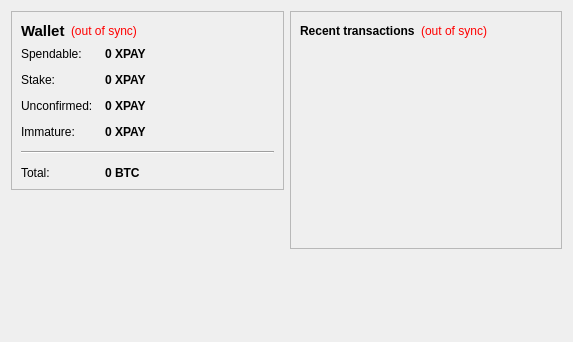
<?xml version="1.0" encoding="UTF-8"?>
<ui version="4.0">
 <class>OverviewPage</class>
 <widget class="QWidget" name="OverviewPage">
  <property name="geometry">
   <rect>
    <x>0</x>
    <y>0</y>
    <width>573</width>
    <height>342</height>
   </rect>
  </property>
  <property name="windowTitle">
   <string>Form</string>
  </property>
  <layout class="QHBoxLayout" name="horizontalLayout" stretch="1,1">
   <item>
    <layout class="QVBoxLayout" name="verticalLayout_2">
     <item>
      <widget class="QFrame" name="frame">
       <property name="frameShape">
        <enum>QFrame::StyledPanel</enum>
       </property>
       <property name="frameShadow">
        <enum>QFrame::Raised</enum>
       </property>
       <layout class="QVBoxLayout" name="verticalLayout_4">
        <item>
         <layout class="QHBoxLayout" name="horizontalLayout_4">
          <item>
           <widget class="QLabel" name="label_5">
            <property name="font">
             <font>
              <pointsize>11</pointsize>
              <weight>75</weight>
              <bold>true</bold>
             </font>
            </property>
            <property name="text">
             <string>Wallet</string>
            </property>
           </widget>
          </item>
          <item>
           <widget class="QLabel" name="labelWalletStatus">
            <property name="toolTip">
             <string>The displayed information may be out of date. Your wallet automatically synchronizes with the XPayCoin network after a connection is established, but this process has not completed yet.</string>
            </property>
            <property name="styleSheet">
             <string notr="true">QLabel { color: red; }</string>
            </property>
            <property name="text">
             <string notr="true">(out of sync)</string>
            </property>
            <property name="alignment">
             <set>Qt::AlignLeading|Qt::AlignLeft|Qt::AlignVCenter</set>
            </property>
           </widget>
          </item>
          <item>
           <spacer name="horizontalSpacer_2">
            <property name="orientation">
             <enum>Qt::Horizontal</enum>
            </property>
            <property name="sizeHint" stdset="0">
             <size>
              <width>40</width>
              <height>20</height>
             </size>
            </property>
           </spacer>
          </item>
         </layout>
        </item>
        <item>
         <layout class="QFormLayout" name="formLayout_2">
          <property name="fieldGrowthPolicy">
           <enum>QFormLayout::AllNonFixedFieldsGrow</enum>
          </property>
          <property name="horizontalSpacing">
           <number>12</number>
          </property>
          <property name="verticalSpacing">
           <number>12</number>
          </property>
          <item row="0" column="0">
           <widget class="QLabel" name="label">
            <property name="text">
             <string>Spendable:</string>
            </property>
           </widget>
          </item>
          <item row="0" column="1">
           <widget class="QLabel" name="labelBalance">
            <property name="font">
             <font>
              <weight>75</weight>
              <bold>true</bold>
             </font>
            </property>
            <property name="cursor">
             <cursorShape>IBeamCursor</cursorShape>
            </property>
            <property name="toolTip">
             <string>Your current spendable balance</string>
            </property>
            <property name="text">
             <string notr="true">0 XPAY</string>
            </property>
            <property name="textInteractionFlags">
             <set>Qt::LinksAccessibleByMouse|Qt::TextSelectableByKeyboard|Qt::TextSelectableByMouse</set>
            </property>
           </widget>
          </item>
          <item row="1" column="0">
           <widget class="QLabel" name="label_6">
            <property name="text">
             <string>Stake:</string>
            </property>
           </widget>
          </item>
          <item row="1" column="1">
           <widget class="QLabel" name="labelStake">
            <property name="font">
             <font>
              <weight>75</weight>
              <bold>true</bold>
             </font>
            </property>
            <property name="cursor">
             <cursorShape>IBeamCursor</cursorShape>
            </property>
            <property name="toolTip">
             <string>Total of coins that was staked, and do not yet count toward the current balance</string>
            </property>
            <property name="text">
             <string notr="true">0 XPAY</string>
            </property>
            <property name="textInteractionFlags">
             <set>Qt::LinksAccessibleByMouse|Qt::TextSelectableByKeyboard|Qt::TextSelectableByMouse</set>
            </property>
           </widget>
          </item>
          <item row="2" column="0">
           <widget class="QLabel" name="label_3">
            <property name="text">
             <string>Unconfirmed:</string>
            </property>
           </widget>
          </item>
          <item row="2" column="1">
           <widget class="QLabel" name="labelUnconfirmed">
            <property name="font">
             <font>
              <weight>75</weight>
              <bold>true</bold>
             </font>
            </property>
            <property name="cursor">
             <cursorShape>IBeamCursor</cursorShape>
            </property>
            <property name="toolTip">
             <string>Total of transactions that have yet to be confirmed, and do not yet count toward the current balance</string>
            </property>
            <property name="text">
             <string notr="true">0 XPAY</string>
            </property>
            <property name="textInteractionFlags">
             <set>Qt::LinksAccessibleByMouse|Qt::TextSelectableByKeyboard|Qt::TextSelectableByMouse</set>
            </property>
           </widget>
          </item>
          <item row="3" column="0">
           <widget class="QLabel" name="labelImmatureText">
            <property name="text">
             <string>Immature:</string>
            </property>
           </widget>
          </item>
          <item row="3" column="1">
           <widget class="QLabel" name="labelImmature">
            <property name="font">
             <font>
              <weight>75</weight>
              <bold>true</bold>
             </font>
            </property>
            <property name="toolTip">
             <string>Mined balance that has not yet matured</string>
            </property>
            <property name="text">
             <string notr="true">0 XPAY</string>
            </property>
            <property name="textInteractionFlags">
             <set>Qt::LinksAccessibleByMouse|Qt::TextSelectableByKeyboard|Qt::TextSelectableByMouse</set>
            </property>
           </widget>
          </item>
          <item row="4" column="0" colspan="2">
           <widget class="Line" name="line">
            <property name="orientation">
             <enum>Qt::Horizontal</enum>
            </property>
           </widget>
          </item>
          <item row="5" column="0">
           <widget class="QLabel" name="labelTotalText">
            <property name="text">
             <string>Total:</string>
            </property>
           </widget>
          </item>
          <item row="5" column="1">
           <widget class="QLabel" name="labelTotal">
            <property name="font">
             <font>
              <weight>75</weight>
              <bold>true</bold>
             </font>
            </property>
            <property name="cursor">
             <cursorShape>IBeamCursor</cursorShape>
            </property>
            <property name="toolTip">
             <string>Your current total balance</string>
            </property>
            <property name="text">
             <string notr="true">0 BTC</string>
            </property>
            <property name="textInteractionFlags">
             <set>Qt::LinksAccessibleByMouse|Qt::TextSelectableByKeyboard|Qt::TextSelectableByMouse</set>
            </property>
           </widget>
          </item>
         </layout>
        </item>
       </layout>
      </widget>
     </item>
     <item>
      <spacer name="verticalSpacer">
       <property name="orientation">
        <enum>Qt::Vertical</enum>
       </property>
       <property name="sizeHint" stdset="0">
        <size>
         <width>20</width>
         <height>40</height>
        </size>
       </property>
      </spacer>
     </item>
    </layout>
   </item>
   <item>
    <layout class="QVBoxLayout" name="verticalLayout_3">
     <item>
      <widget class="QFrame" name="frame_2">
       <property name="frameShape">
        <enum>QFrame::StyledPanel</enum>
       </property>
       <property name="frameShadow">
        <enum>QFrame::Raised</enum>
       </property>
       <layout class="QVBoxLayout" name="verticalLayout">
        <item>
         <layout class="QHBoxLayout" name="horizontalLayout_2">
          <item>
           <widget class="QLabel" name="label_4">
            <property name="text">
             <string>&lt;b&gt;Recent transactions&lt;/b&gt;</string>
            </property>
           </widget>
          </item>
          <item>
           <widget class="QLabel" name="labelTransactionsStatus">
            <property name="toolTip">
             <string>The displayed information may be out of date. Your wallet automatically synchronizes with the XPayCoin network after a connection is established, but this process has not completed yet.</string>
            </property>
            <property name="styleSheet">
             <string notr="true">QLabel { color: red; }</string>
            </property>
            <property name="text">
             <string notr="true">(out of sync)</string>
            </property>
            <property name="alignment">
             <set>Qt::AlignRight|Qt::AlignTrailing|Qt::AlignVCenter</set>
            </property>
           </widget>
          </item>
          <item>
           <spacer name="horizontalSpacer">
            <property name="orientation">
             <enum>Qt::Horizontal</enum>
            </property>
            <property name="sizeHint" stdset="0">
             <size>
              <width>40</width>
              <height>20</height>
             </size>
            </property>
           </spacer>
          </item>
         </layout>
        </item>
        <item>
         <widget class="QListView" name="listTransactions">
          <property name="styleSheet">
           <string notr="true">QListView { background: transparent; }</string>
          </property>
          <property name="frameShape">
           <enum>QFrame::NoFrame</enum>
          </property>
          <property name="verticalScrollBarPolicy">
           <enum>Qt::ScrollBarAlwaysOff</enum>
          </property>
          <property name="horizontalScrollBarPolicy">
           <enum>Qt::ScrollBarAlwaysOff</enum>
          </property>
          <property name="selectionMode">
           <enum>QAbstractItemView::NoSelection</enum>
          </property>
         </widget>
        </item>
       </layout>
      </widget>
     </item>
     <item>
      <spacer name="verticalSpacer_2">
       <property name="orientation">
        <enum>Qt::Vertical</enum>
       </property>
       <property name="sizeHint" stdset="0">
        <size>
         <width>20</width>
         <height>40</height>
        </size>
       </property>
      </spacer>
     </item>
    </layout>
   </item>
  </layout>
 </widget>
 <resources/>
 <connections/>
</ui>
